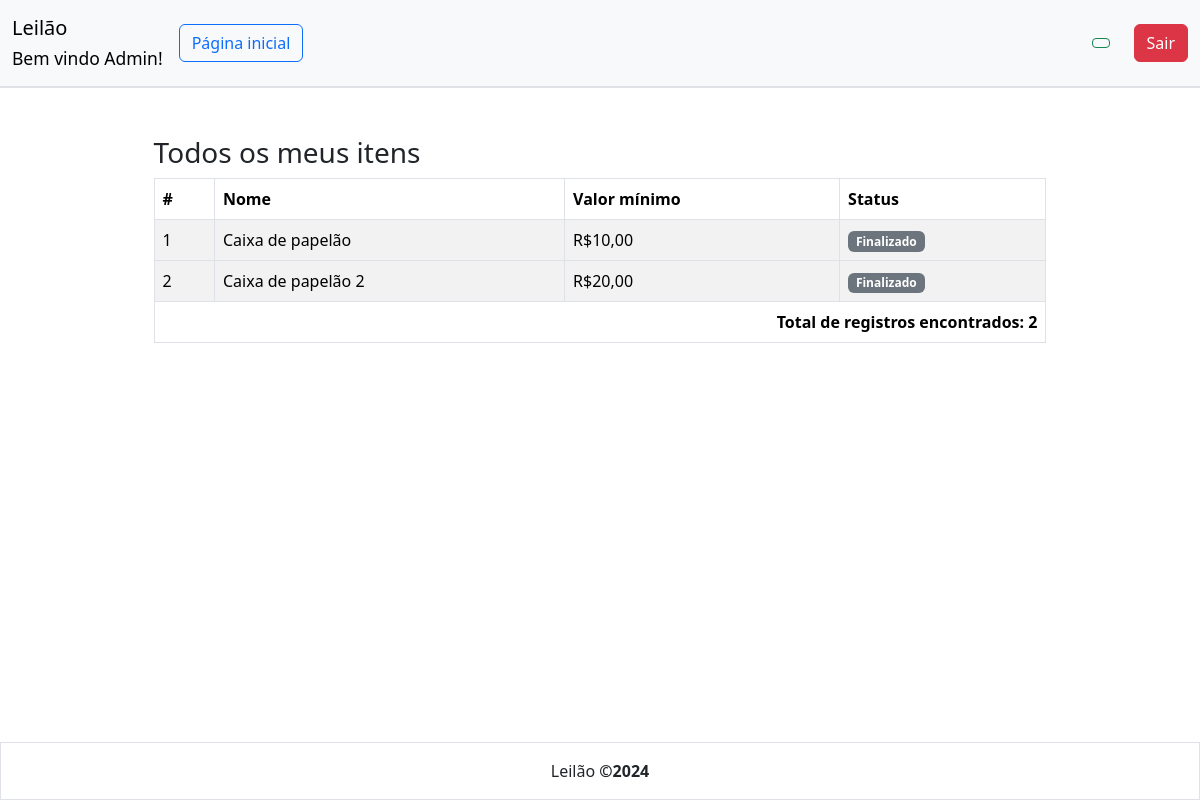
Page /item/meus-itens (signed in) on the earlier database version.
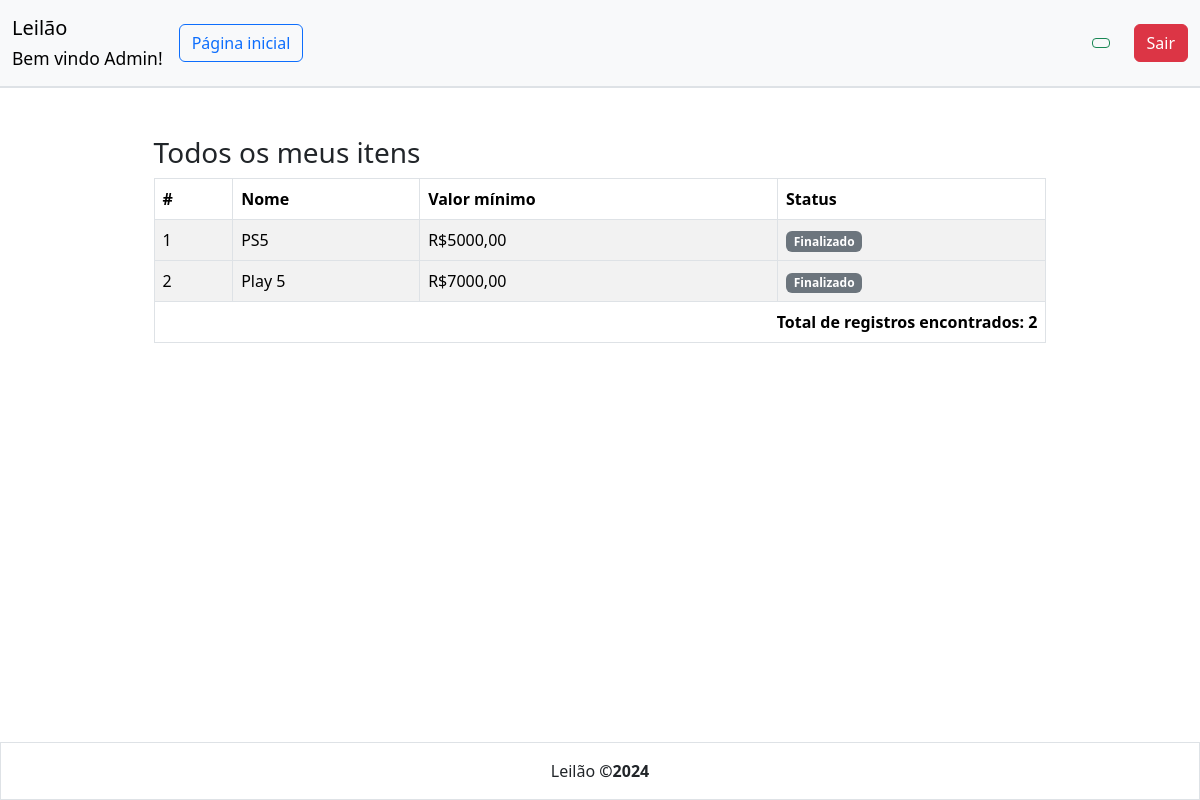
Same page on the later database version.
### tables this page shows
CREATE TABLE `items` (
  `id` int(11) NOT NULL AUTO_INCREMENT,
  `name` varchar(50) NOT NULL,
  `image` mediumtext NOT NULL,
  `minimum_price` decimal(10,2) NOT NULL,
  `status` enum('T','F') NOT NULL DEFAULT 'T',
  `winner` int(11) DEFAULT NULL,
  `id_auctioneer` int(11) NOT NULL,
  PRIMARY KEY (`id`),
  KEY `winner` (`winner`),
  KEY `id_auctioneer` (`id_auctioneer`),
  CONSTRAINT `items_ibfk_1` FOREIGN KEY (`winner`) REFERENCES `users` (`id`),
  CONSTRAINT `items_ibfk_2` FOREIGN KEY (`id_auctioneer`) REFERENCES `users` (`id`)
);

### pages/item/meus-itens.php (the view, shortened to what this page needs)
<?php $idUser = $_SESSION['id_user']; ?>
<div class="container d-flex justify-content-center mt-5">
    <div style="width: 80%;">
        <h3>Todos os meus itens</h3>
        <table class="table table-striped table-bordered">
            <thead>
                <tr>
                    <th>#</th>
                    <th>Nome</th>
                    <th>Valor mínimo</th>
                    <th>Status</th>
                </tr>
            </thead>
            <tbody>
                <?php
                $sqlItems = "SELECT id, name, minimum_price, image, status, winner FROM items WHERE id_auctioneer = :id ORDER BY status";
                $selectItems = $database->prepare($sqlItems);
                $selectItems->execute(['id' => $idUser]);
                $counter = 0;
                ?>
                <?php while ($itemRow = $selectItems->fetch(PDO::FETCH_ASSOC)): ?>
                    <?php
                    $badgeClass = $badgeText = '';
                    switch ($itemRow['status']) {
                        case 'F': $badgeClass = 'text-bg-secondary'; $badgeText = 'Finalizado'; break;
                    }
                    ?>
                    <tr data-bs-toggle="collapse" data-bs-target="#details<?= $itemRow['id']; ?>" aria-expanded="false" >
                        <td><?= ++$counter;  ?></td>
                        <td><?= ucfirst($itemRow['name']); ?></td>
                        <td>R$<?= str_replace('.', ',', $itemRow['minimum_price']) ?></td>
                        <td><span class="badge <?= $badgeClass ?>"><?= $badgeText ?></span></td>
                    </tr>
                <?php endwhile; ?>
            </tbody>
            <tfoot>
                <?php
                $sql = "SELECT COUNT(id) AS total FROM items WHERE id_auctioneer = :id";
                $select = $database->prepare($sql);
                $select->execute(['id' => $idUser]);
                $allRows = $select->fetch(PDO::FETCH_ASSOC)['total'];
                ?>
                <tr class="text-end">
                    <td colspan="5"><strong>Total de registros encontrados: <?= $allRows ?></strong></td>
                </tr>
            </tfoot>
        </table>
    </div>
</div>

Differences in the rows shown:
removed items: name "Caixa de papelão", minimum_price "10,00", status "Finalizado"
removed items: name "Caixa de papelão 2", minimum_price "20,00", status "Finalizado"
added items: name "PS5", minimum_price "5000,00", status "Finalizado"
added items: name "Play 5", minimum_price "7000,00", status "Finalizado"
